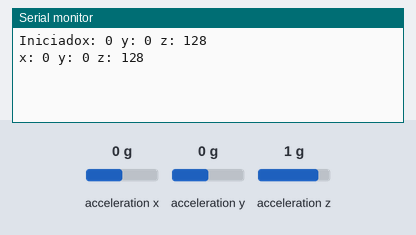
This sketch was run on a simulated Arduino Uno, built with avr-gcc and run on an emulated ATmega328P. Shown: the last lines printed to the serial monitor. Wiring (inferred from the names in the program): ADXL345 accelerometer at I2C address 0x53. The test bench sets the inputs (shaded band); at power-on: acceleration x 0 g, acceleration y 0 g, acceleration z 1 g.

Above: at 2.8 s.
2.9 s: acceleration x set to -1.4 g
At 5.2 s:
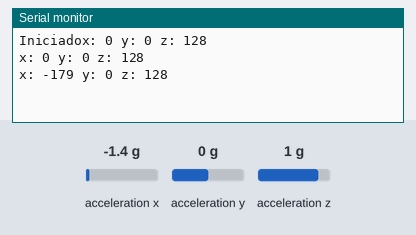
5.6 s: acceleration y set to -1.4 g
At 6.7 s:
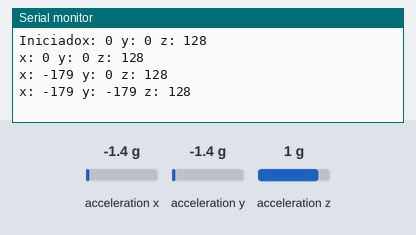
8.3 s: acceleration z set to -1.4 g
At 11.1 s:
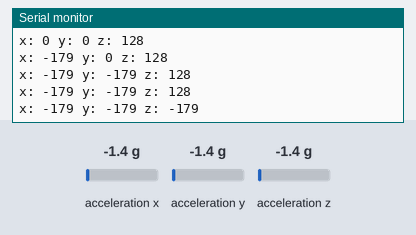

The sketch:

acelere.ino
```cpp
// Gnd      -  GND
// 3.3v     -  VCC
// 3.3v     -  CS
// Analog 4 -  SDA
// Analog 5 -  SLC

#include <Wire.h>

//Direccion del dispositivo
const int DEVICE_ADDRESS = (0x53);

byte _buff[6];

//Direcciones de los registros del ADXL345
char POWER_CTL = 0x2D;
char DATA_FORMAT = 0x31;
char DATAX0 = 0x32;
char DATAX1 = 0x33;
char DATAY0 = 0x34;
char DATAY1 = 0x35;
char DATAZ0 = 0x36;
char DATAZ1 = 0x37;

void setup()
{
  Serial.begin(9600);
  Serial.print("Iniciado");

  Wire.begin();
  writeTo(DEVICE_ADDRESS, DATA_FORMAT, 0x01); //Poner ADXL345 en +- 4G
  writeTo(DEVICE_ADDRESS, POWER_CTL, 0x08);  //Poner el ADXL345

}

void loop()
{
  readAccel(); //Leer aceleracion x, y, z
  delay(2000);
}

void readAccel() {
  //Leer los datos
  uint8_t numBytesToRead = 6;
  readFrom(DEVICE_ADDRESS, DATAX0, numBytesToRead, _buff);

  //Leer los valores del registro y convertir a int (Cada eje tiene 10 bits, en 2 Bytes LSB)
  int x = (((int)_buff[1]) << 8) | _buff[0];
  int y = (((int)_buff[3]) << 8) | _buff[2];
  int z = (((int)_buff[5]) << 8) | _buff[4];
  Serial.print("x: ");
  Serial.print( x );
  Serial.print(" y: ");
  Serial.print( y );
  Serial.print(" z: ");
  Serial.println( z );

}

//Funcion auxiliar de escritura
void writeTo(int device, byte address, byte val) {
  Wire.beginTransmission(device);
  Wire.write(address);
  Wire.write(val);
  Wire.endTransmission();
}

//Funcion auxiliar de lectura
void readFrom(int device, byte address, int num, byte _buff[]) {
  Wire.beginTransmission(device);
  Wire.write(address);
  Wire.endTransmission();

  Wire.beginTransmission(device);
  Wire.requestFrom(device, num);

  int i = 0;
  while(Wire.available())
  {
    _buff[i] = Wire.read();
    i++;
  }
  Wire.endTransmission();
}
```

Measured:
- after the input at 2.9 s, the serial monitor: prints a new line after 1.1 s (image 1)
- after the input at 5.6 s, the serial monitor: prints a new line after 0.41 s (image 2)
- after the input at 8.3 s, the serial monitor: prints a new line after 1.7 s (image 3)
